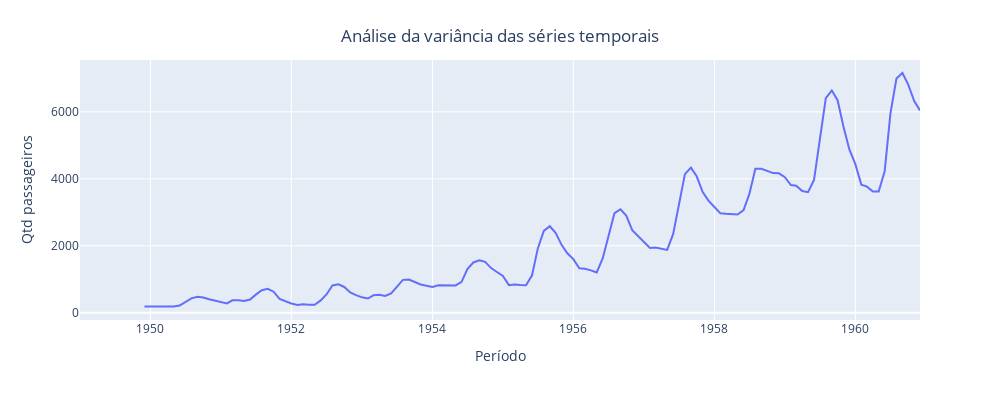

Notebook cell for this chart:
### Markdown cell above
##### Variância em função do tempo:
- A variância também varia rapidamente em função do tempo;
- Característica de uma série não estacionária.

### Code cell
fig = px.line(
    df_air.set_index('Período')['Qtd passageiros'].rolling(12).var().reset_index().sort_values(by='Período'),
    x='Período',
    y='Qtd passageiros',
    height=400,
    width=1000,
    labels={
        'value': 'Média da carga total',
        'variable': 'Trecho',
        'Data_hora': 'Data/hora'
    },
)
fig.update_yaxes(showticklabels=True)
fig.update_layout(
    barmode="group",
    showlegend=True,
    title={
        'text': 'Análise da variância das séries temporais',
        'x': 0.5,
        'xanchor': 'center',
        'yanchor': 'top',
    },
)
fig.show()

### Figure 1 — Plotly figure (JSON) as saved in the notebook; plotly's stock layout.template omitted (floating-point values rounded to 4 significant figures; data arrays with more than 128 entries replaced by an {"elided": "..."} marker saying what was removed)
{"data": [{"hovertemplate": "Período=%{x}<br>Qtd passageiros=%{y}<extra></extra>", "legendgroup": "", "line": {"color": "#636efa", "dash": "solid"}, "marker": {"symbol": "circle"}, "mode": "lines", "name": "", "orientation": "v", "showlegend": false, "type": "scatter", "x": {"elided": "144 str values"}, "xaxis": "x", "y": {"elided": "144 float values"}, "yaxis": "y"}], "layout": {"barmode": "group", "height": 400, "legend": {"tracegroupgap": 0}, "margin": {"t": 60}, "showlegend": true, "title": {"text": "Análise da variância das séries temporais", "x": 0.5, "xanchor": "center", "yanchor": "top"}, "width": 1000, "xaxis": {"anchor": "y", "domain": [0, 1], "title": {"text": "Período"}}, "yaxis": {"anchor": "x", "domain": [0, 1], "showticklabels": true, "title": {"text": "Qtd passageiros"}}}}
